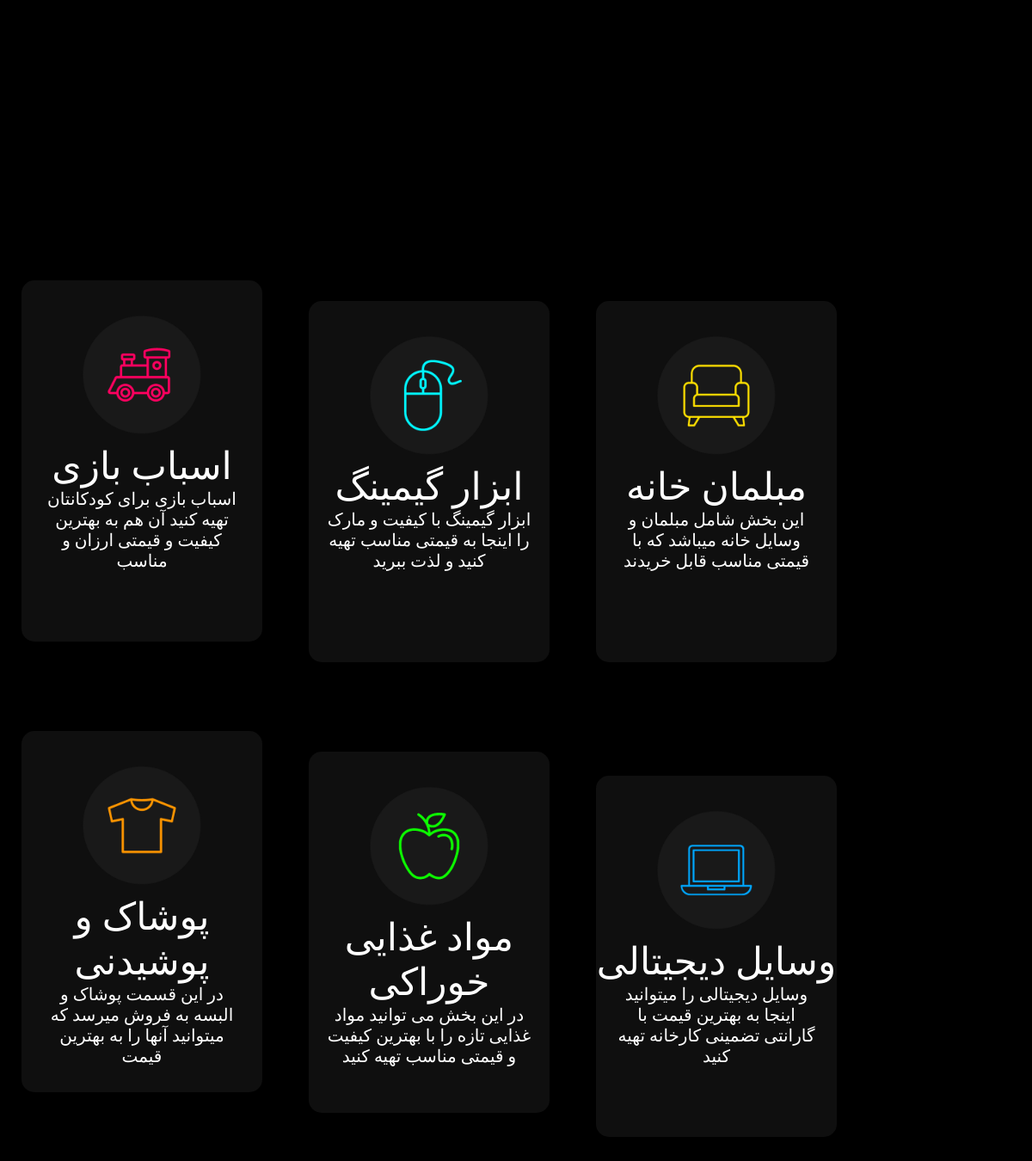
Before: / (lower part) with the older database file.
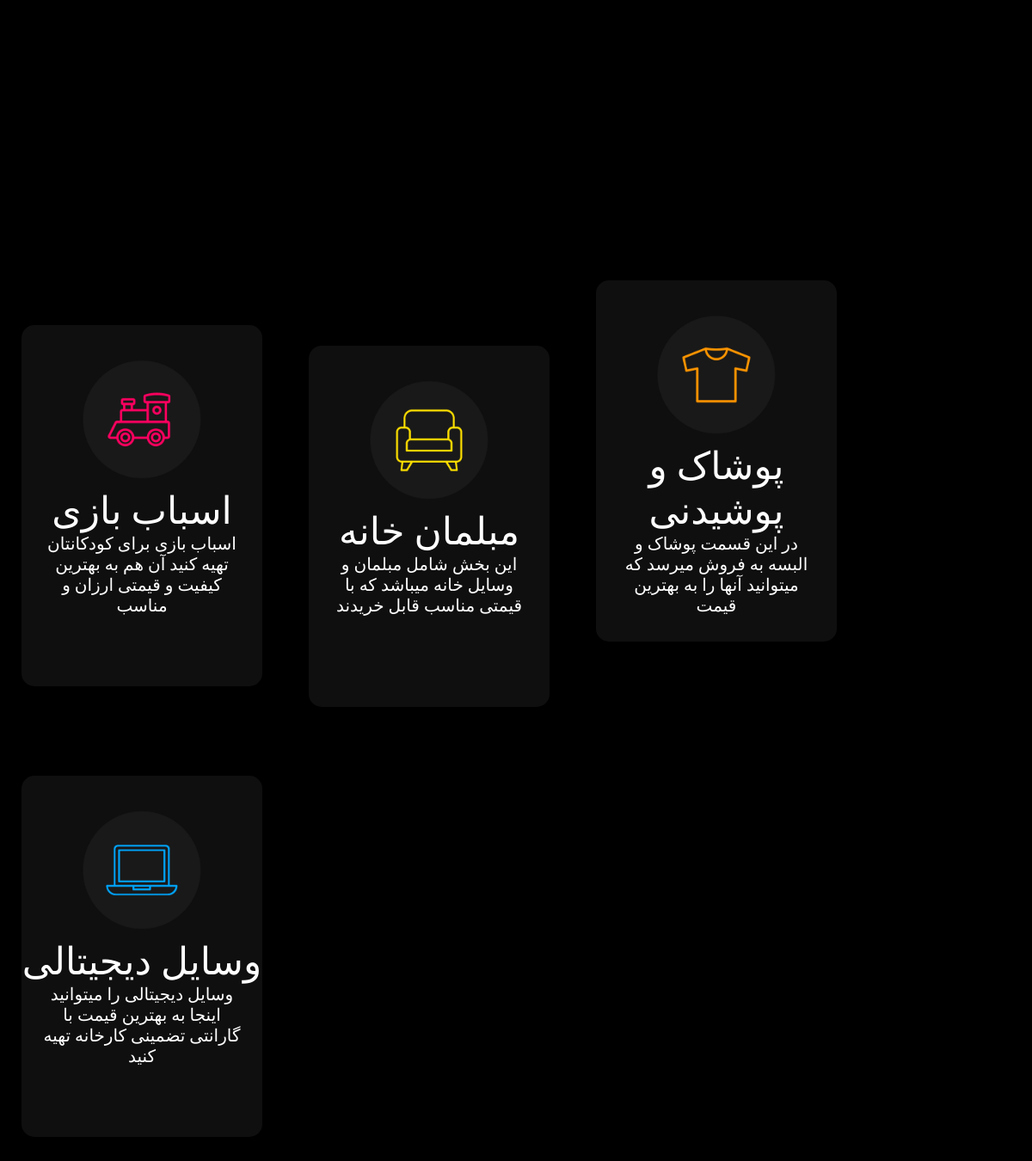
After: the same page with the newer database file.
### Branch/models.py (models this page shows, shortened)
class Categorie(models.Model):
	status =  (
		("d", "Draft"),
		("p", "Publish")
	)
	name = models.CharField(max_length = 20, null = True)
	description = models.CharField(max_length = 90, null = True)
	image = models.ImageField(null=True, upload_to = "Images")
	publish = models.DateTimeField(default = timezone.now)
	created = models.DateTimeField(auto_now_add = True)
	created = models.DateTimeField(auto_now = True)
	status = models.CharField(max_length = 1, choices = status)

### Branch/views.py (the view)
# urls.py: path('', home, name="home"),
def home(request):
	context = {"Categories" : Categorie.objects.filter(status = "p").order_by("-publish")}
	return render(request, "index.html", context)

### Branch/templates/index.html (shortened to what this page needs)
{% load static %}
<!DOCTYPE html>
<html>
    <head>
        <link href="https://unpkg.com/aos@2.3.1/dist/aos.css" rel="stylesheet">
        <link rel="stylesheet" href="{% static 'css/index.css' %}">
    </head>
    <body>
      <div data-aos="fade-down" data-aos-duration="750" id="center_container">
        {% for Category in Categories %}
          <div id="main-product">
            <img id="product-profile" src="{{Category.image.url}}">
            <p id="procut-name">{{Category.name}}</p>
            <p id="procut-description">{{Category.description}}</p>
          </div>
        {% endfor %}
      </div>
    </body>
</html>

### Branch/static/css/index.css (style rules this page uses)
* { padding:0px; margin:0px; }
Body { background-color:black; }
#main-product { background:rgb(15,15,15); width:280px; height:420px; border-radius:15px; margin:40px 25px; display:inline-block; transition:0.3s; }
#product-profile { width:140px; height:140px; border-radius:20px; margin:40px auto; justify-content:center; display:flex; }
#procut-name { font-family:Aviny; font-size:44px; color:white; text-align:center; margin-top:-30px; }
#procut-description { font-family:Aviny; font-size:20px; color:white; width:240px; margin:0px auto; text-align:center; }
#center_container { justify-content:center; margin:700px auto; }

Changed rows visible on the page:
removed Categorie: image (picture), name "ابزار گیمینگ", description "ابزار گیمینگ با کیفیت و مارک را اینجا به قیمتی مناسب تهیه کنید و لذت ببرید"
removed Categorie: image (picture), name "مواد غذایی خوراکی", description "در این بخش می توانید مواد غذایی تازه را با بهترین کیفیت و قیمتی مناسب تهیه کنید"
